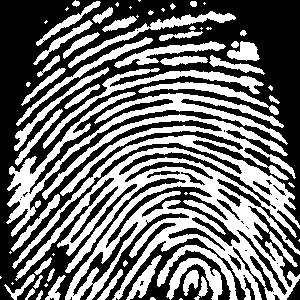
%> input picture Fingerprint Classification/Binary/101_1.png, 300 x 300 px
$ octave Part_d.m   (GNU Octave 9; MATLAB toolbox functions it lacks are replaced by stand-ins)
%> lines starting %> are read from the running program, lines starting %| are printed output that depends on the picture; in (x1, y1, x2, y2) boxes, pixels count from 0 and x2, y2 are one past the last pixel; in counts of white or black regions, pixels touching at a corner belong together; the program's own positions count from 1
clear
close all
%% i)
I_bin=imread([cd '\Binary\101_1.png']);
%> I_bin is the input picture: size 300x300 uint8; 44.1% white; 66 white regions (23 under 20 px), largest, box (x1, y1, x2, y2) and area: (12, 114, 300, 300) 20626, (6, 92, 288, 237) 4828, (43, 68, 264, 149) 1783
I=double(imread([cd '\DB1_B_png\101_1.png']))/255;
I_bin(I_bin~=0)=1;
I_skel=double(bwmorph(I_bin,'skel',inf));
%> I_skel: size 300x300 double; values 0 (black) and 1 (white), 11% white in thin lines or dots
figure,imshow(I), title('Original Image 101-1.png')
figure,imshow(I_bin*255), title('Binary Image 101-1.png')
figure,imshow(I_skel), title('Skeleton Image of 101-1.png')

%% ii)
function I_code=code_branches(I_skel)
[m,n]=size(I_skel);
%> m = 300; n = 300
% shifting all neighbors to each coordinate and summing them in the next nine lines(Padded image)
I1=[zeros(2,n+2); zeros(m,1) I_skel zeros(m,1)];
%> I1: size 302x302 double; values 0 (black) and 1 (white), 10.8% white in thin lines or dots
I2=[zeros(2,n+2); I_skel zeros(m,2)];
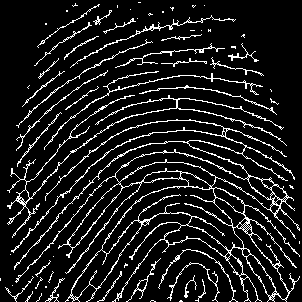
%> I2: size 302x302 double; values 0 (black) and 1 (white), 10.8% white in thin lines or dots
I3=[zeros(1,n+2); I_skel zeros(m,2); zeros(1,n+2)];
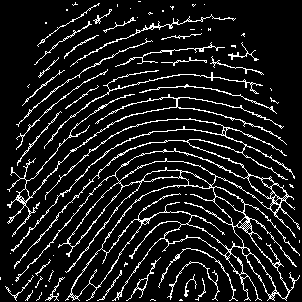
%> I3: size 302x302 double; values 0 (black) and 1 (white), 10.8% white in thin lines or dots
I4=[I_skel zeros(m,2); zeros(2,n+2)];
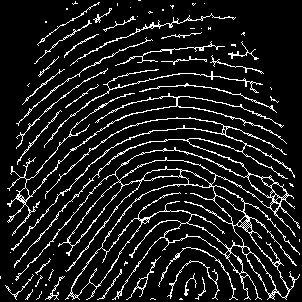
%> I4: size 302x302 double; values 0 (black) and 1 (white), 10.8% white in thin lines or dots
I5=[zeros(m,1) I_skel zeros(m,1); zeros(2,n+2)];
I6=[zeros(m,2) I_skel; zeros(2,n+2)];
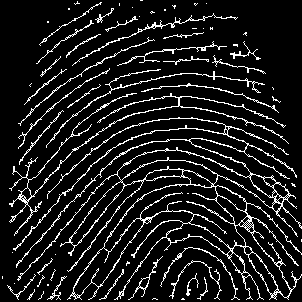
%> I6: size 302x302 double; values 0 (black) and 1 (white), 10.8% white in thin lines or dots
I7=[zeros(1,n+2); zeros(m,2) I_skel; zeros(1,n+2)];
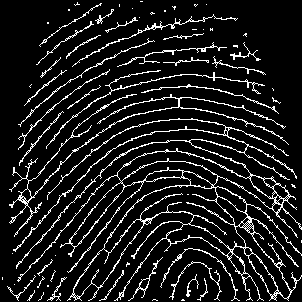
%> I7: size 302x302 double; values 0 (black) and 1 (white), 10.8% white in thin lines or dots
I8=[zeros(2,n+2); zeros(m,2) I_skel];
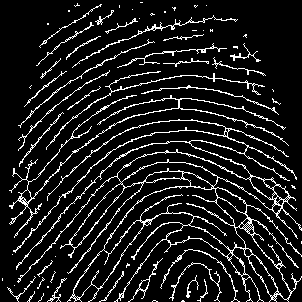
%> I8: size 302x302 double; values 0 (black) and 1 (white), 10.8% white in thin lines or dots
I_code=(I1+I2+I3+I4+I5+I6+I7+I8);
%reverting to original size and removing pixels which had zero intensity in
%th e original image by pixelwise multipication to I_skel
I_code=I_code(2:end-1,2:end-1).*I_skel;
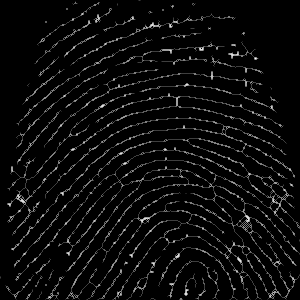
%> I_code: size 300x300 double; min 0, max 8, mean 0.362; drawn with min black and max white
end

%% iii)
I_code=code_branches(I_skel);
disp(['Number of pixels in skeleton is equal to ' num2str(sum(sum(I_skel)))])
%| Number of pixels in skeleton is equal to 9891
disp(['Number of ridge ends is equal to ' num2str(sum(sum(I_code==1)))])
%| Number of ridge ends is equal to 185
disp(['Number of pixels along a ridge is equal to ' num2str(sum(sum(I_code==2)))])
%| Number of pixels along a ridge is equal to 2230
disp(['Number of pixels corresponding to bifurcations is equal to ' num2str(sum(sum(I_code==3)))])
%| Number of pixels corresponding to bifurcations is equal to 3449
disp(['Number of pixels corresponding to other configurations is equal to ' num2str(sum(sum(I_code>3)))])
%| Number of pixels corresponding to other configurations is equal to 4020

%% iv)
[r1,c1]=find(I_code==3);
%> r1 = 3449 values from 3 to 299; c1 = 3449 values from 7 to 300
[r2,c2]=find(I_code==1);
%> r2 = 185 values from 1 to 300; c2 = 185 values from 1 to 300
[r3,c3]=find(I_code>3);
%> r3 = 4020 values from 3 to 300; c3 = 4020 values from 8 to 299
figure
subplot(1,2,1)
imshow(abs(I-1))
hold on
scatter(c1,r1,'x','g')
%> (this line was passed over: scatter is not available in this run)
scatter(c2,r2,'+','r')
%> (this line was passed over: scatter is not available in this run)
scatter(c3,r3,'.','b')
%> (this line was passed over: scatter is not available in this run)

subplot(1,2,2)
imshow(I_skel)
hold on
scatter(c1,r1,'x','g')
%> (this line was passed over: scatter is not available in this run)
scatter(c2,r2,'+','r')
%> (this line was passed over: scatter is not available in this run)
scatter(c3,r3,'.','b')
%> (this line was passed over: scatter is not available in this run)

[r4,c4]=find(I_code==2);
%> r4 = 2230 values from 1 to 300; c4 = 2230 values from 1 to 300
figure
imshow(abs(I-1))
hold on
%> (the run ends here)

$ run again, with Fingerprint Classification/Binary/101_2.png copied over Fingerprint Classification/Binary/101_1.png
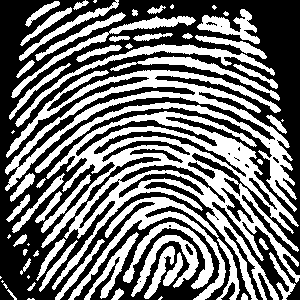
%> input picture Fingerprint Classification/Binary/101_2.png, 300 x 300 px
%> I_bin is the input picture: size 300x300 uint8; 45% white; 63 white regions (14 under 20 px), largest, box (x1, y1, x2, y2) and area: (41, 111, 300, 300) 13365, (5, 70, 297, 212) 8304, (68, 197, 240, 300) 2987
%> I_skel: size 300x300 double; values 0 (black) and 1 (white), 11.4% white in thin lines or dots
%> I1: size 302x302 double; values 0 (black) and 1 (white), 11.2% white in thin lines or dots
%> in code_branches, `I8=[zeros(2,n+2); zeros(m,2) I_skel];`:
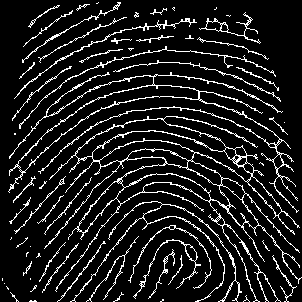
%> I8: size 302x302 double; values 0 (black) and 1 (white), 11.2% white in thin lines or dots
%> in code_branches, `I_code=I_code(2:end-1,2:end-1).*I_skel;`:
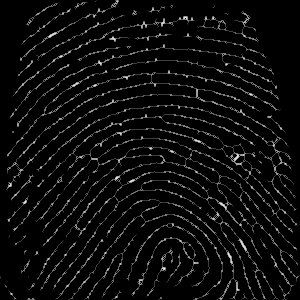
%> I_code: size 300x300 double; min 0, max 8, mean 0.376; drawn with min black and max white
%| Number of pixels in skeleton is equal to 10220
%| Number of ridge ends is equal to 189
%| Number of pixels along a ridge is equal to 2303
%| Number of pixels corresponding to bifurcations is equal to 3551
%| Number of pixels corresponding to other configurations is equal to 4174
%> r1 = 3551 values from 1 to 300; c1 = 3551 values from 6 to 299
%> r2 = 189 values from 1 to 300
%> r3 = 4174 values from 1 to 300; c3 = 4174 values from 8 to 298
%> r4 = 2303 values from 1 to 300; c4 = 2303 values from 1 to 297

$ run again, with Fingerprint Classification/Binary/101_3.png copied over Fingerprint Classification/Binary/101_1.png
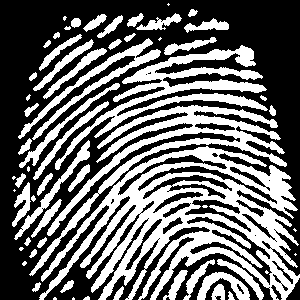
%> input picture Fingerprint Classification/Binary/101_3.png, 300 x 300 px
%> I_bin is the input picture: size 300x300 uint8; 41.5% white; 62 white regions (15 under 20 px), largest, box (x1, y1, x2, y2) and area: (39, 146, 300, 300) 15925, (29, 105, 287, 276) 5930, (55, 45, 268, 170) 4887
%> I_skel: size 300x300 double; values 0 (black) and 1 (white), 10% white in thin lines or dots
%> I1: size 302x302 double; values 0 (black) and 1 (white), 9.9% white in thin lines or dots
%> in code_branches, `I8=[zeros(2,n+2); zeros(m,2) I_skel];`:
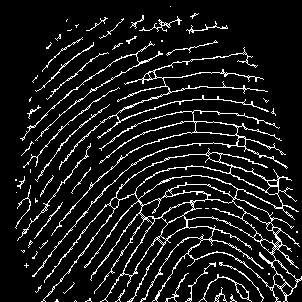
%> I8: size 302x302 double; values 0 (black) and 1 (white), 9.9% white in thin lines or dots
%> in code_branches, `I_code=I_code(2:end-1,2:end-1).*I_skel;`:
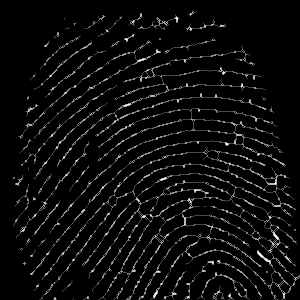
%> I_code: size 300x300 double; min 0, max 7, mean 0.331; drawn with min black and max white
%| Number of pixels in skeleton is equal to 9027
%| Number of ridge ends is equal to 202
%| Number of pixels along a ridge is equal to 2052
%| Number of pixels corresponding to bifurcations is equal to 3021
%| Number of pixels corresponding to other configurations is equal to 3749
%> r1 = 3021 values from 12 to 300; c1 = 3021 values from 14 to 300
%> r2 = 202 values from 12 to 300; c2 = 202 values from 15 to 300
%> r3 = 3749 values from 13 to 300; c3 = 3749 values from 16 to 299
%> r4 = 2052 values from 12 to 300; c4 = 2052 values from 14 to 297

$ run again, with Fingerprint Classification/Binary/101_4.png copied over Fingerprint Classification/Binary/101_1.png
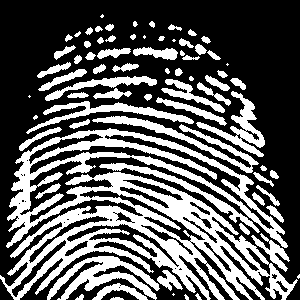
%> input picture Fingerprint Classification/Binary/101_4.png, 300 x 300 px
%> I_bin is the input picture: size 300x300 uint8; 36.5% white; 73 white regions (10 under 20 px), largest, box (x1, y1, x2, y2) and area: (0, 128, 298, 300) 18925, (47, 256, 160, 300) 1862, (92, 116, 259, 173) 1466
%> I_skel: size 300x300 double; values 0 (black) and 1 (white), 9.5% white in thin lines or dots
%> I1: size 302x302 double; values 0 (black) and 1 (white), 9.3% white in thin lines or dots
%> in code_branches, `I_code=I_code(2:end-1,2:end-1).*I_skel;`:
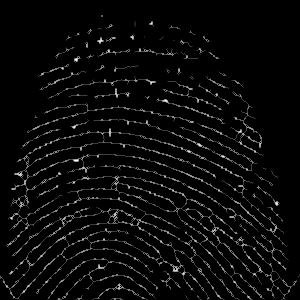
%> I_code: size 300x300 double; min 0, max 8, mean 0.311; drawn with min black and max white
%| Number of pixels in skeleton is equal to 8520
%| Number of ridge ends is equal to 199
%| Number of pixels along a ridge is equal to 1952
%| Number of pixels corresponding to bifurcations is equal to 2875
%| Number of pixels corresponding to other configurations is equal to 3491
%> r1 = 2875 values from 16 to 300; c1 = 2875 values from 1 to 297
%> r2 = 199 values from 22 to 300; c2 = 199 values from 1 to 300
%> r3 = 3491 values from 23 to 300; c3 = 3491 values from 2 to 296
%> r4 = 1952 values from 23 to 300; c4 = 1952 values from 1 to 300
